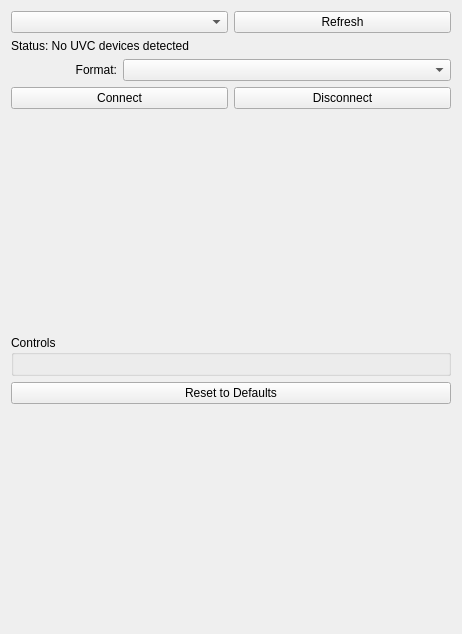
<?xml version="1.0" encoding="UTF-8"?>
<ui version="4.0">
 <class>UVCCaptureSettings</class>
 <widget class="QWidget" name="UVCCaptureSettings">
  <property name="geometry">
   <rect>
    <x>0</x>
    <y>0</y>
    <width>462</width>
    <height>634</height>
   </rect>
  </property>
  <property name="windowTitle">
   <string>Form</string>
  </property>
  <layout class="QGridLayout" name="gridLayout">
   <item row="8" column="0">
    <spacer name="verticalSpacer_3">
     <property name="orientation">
      <enum>Qt::Vertical</enum>
     </property>
     <property name="sizeHint" stdset="0">
      <size>
       <width>20</width>
       <height>40</height>
      </size>
     </property>
    </spacer>
   </item>
   <item row="11" column="0">
    <spacer name="verticalSpacer">
     <property name="orientation">
      <enum>Qt::Vertical</enum>
     </property>
     <property name="sizeHint" stdset="0">
      <size>
       <width>20</width>
       <height>40</height>
      </size>
     </property>
    </spacer>
   </item>
   <item row="2" column="0">
    <widget class="QLabel" name="labelFormat">
     <property name="text">
      <string>Format:</string>
     </property>
     <property name="alignment">
      <set>Qt::AlignRight|Qt::AlignTrailing|Qt::AlignVCenter</set>
     </property>
    </widget>
   </item>
   <item row="0" column="2" colspan="2">
    <widget class="QPushButton" name="pushButtonRefresh">
     <property name="text">
      <string>Refresh</string>
     </property>
    </widget>
   </item>
   <item row="0" column="0" colspan="2">
    <widget class="QComboBox" name="comboBoxDevices"/>
   </item>
   <item row="3" column="2" colspan="2">
    <widget class="QPushButton" name="pushButtonDisconnect">
     <property name="text">
      <string>Disconnect</string>
     </property>
    </widget>
   </item>
   <item row="3" column="0" colspan="2">
    <widget class="QPushButton" name="pushButtonConnect">
     <property name="text">
      <string>Connect</string>
     </property>
    </widget>
   </item>
   <item row="2" column="1" colspan="3">
    <widget class="QComboBox" name="comboBoxFormat">
     <property name="sizeAdjustPolicy">
      <enum>QComboBox::AdjustToMinimumContentsLength</enum>
     </property>
     <property name="minimumContentsLength">
      <number>20</number>
     </property>
    </widget>
   </item>
   <item row="1" column="0" colspan="4">
    <widget class="QLabel" name="labelDevice">
     <property name="text">
      <string>Status: No UVC devices detected</string>
     </property>
    </widget>
   </item>
   <item row="9" column="0" colspan="4">
    <widget class="QGroupBox" name="groupBox">
     <property name="title">
      <string>Controls</string>
     </property>
     <layout class="QGridLayout" name="gridLayout_2"/>
    </widget>
   </item>
   <item row="10" column="0" colspan="4">
    <widget class="QPushButton" name="pushButtonDefaults">
     <property name="text">
      <string>Reset to Defaults</string>
     </property>
    </widget>
   </item>
  </layout>
 </widget>
 <resources/>
 <connections/>
</ui>
